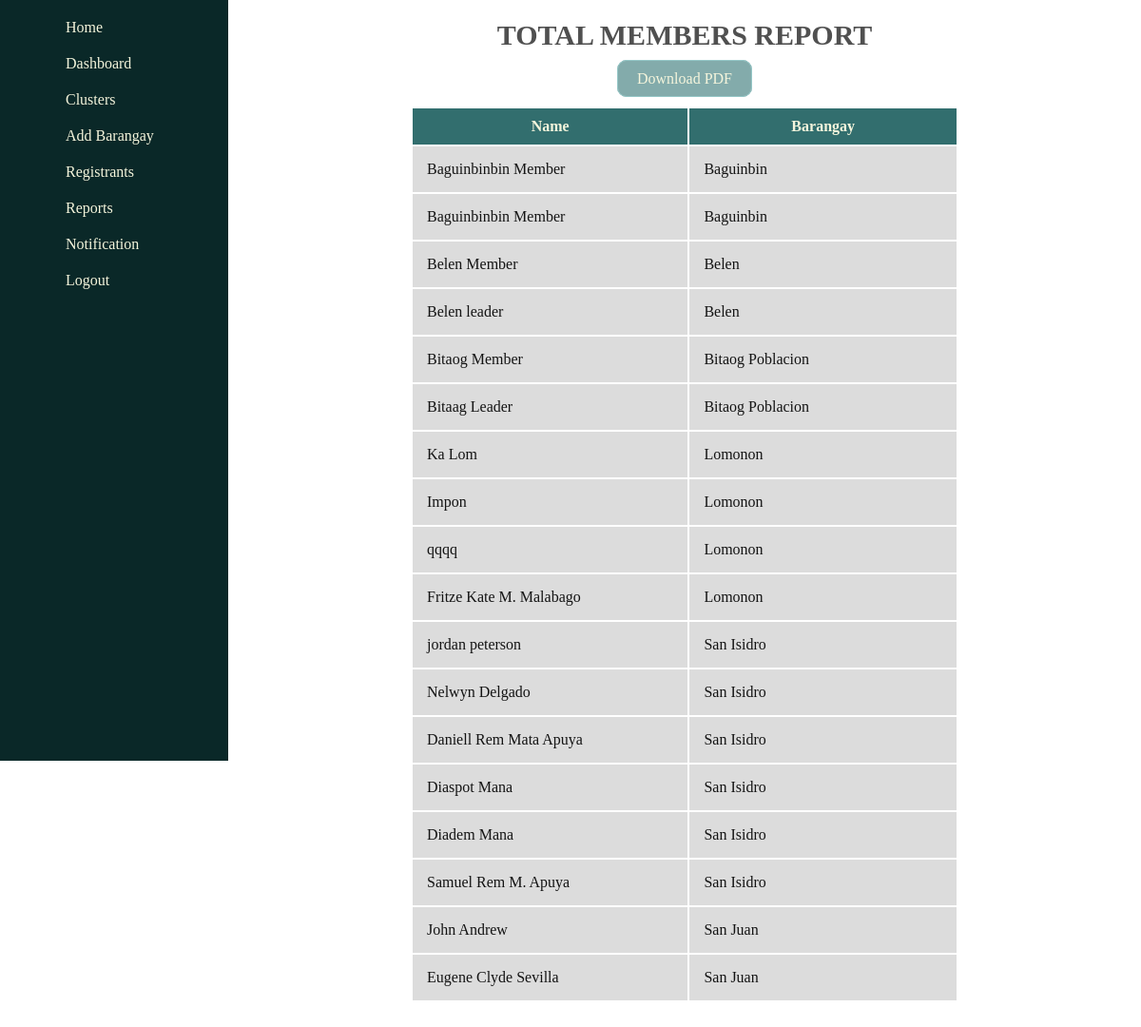
Page /report/members/all/ (signed in) on the committed database.
### management/models.py (models this page shows, shortened)
class Individual(models.Model):
    user = models.ForeignKey(User, related_name='user_individual', on_delete=models.CASCADE)
    name = models.CharField(max_length=255)
    gender = models.ForeignKey(Gender, related_name='individual_gender', on_delete=models.PROTECT)
    age = models.IntegerField()
    brgy = models.ForeignKey(Barangay, related_name='individual_brgy', on_delete=models.PROTECT)
    sitio = models.ForeignKey(Sitio, related_name='individual_sitio', on_delete=models.PROTECT, null=True, blank=True)
    date_registered = models.DateTimeField(auto_now_add=True)
    group = models.CharField(max_length=255)
    image = models.ImageField(null=True, blank=True, upload_to="images/")

class Barangay(models.Model):
    brgy_name = models.CharField(max_length=255)
    brgy_voter_population = models.IntegerField(blank=True, null=True)
    lat = models.FloatField(blank=True, null=True)
    long = models.FloatField(blank=True, null=True)
    def __str__(self):
        return self.brgy_name
    class Meta:
        ordering = ['brgy_name']

### management/views.py (the view)
# urls.py: path('report/members/all/', views.all_members_individuals_report, name='all-members-report'),
def all_members_individuals_report(request):
    individuals = Individual.objects.all().order_by('brgy')
    return render(request, 'all_member_report.html', {
        'individuals': individuals,
    })

### management/templates/all_member_report.html
{% extends 'base.html' %}
{% load static %}
{% block content %}
<section class="all-member-report-utmost-container-section">
    <div class="all-member-report-header-title-container-div">
        Total Members Report
    </div>
    <div class="all-member-report-download-pdf-container-div">
        <a class="all-member-report-download-pdf" href="{% url 'all-members-report-pdf' %}">Download PDF</a>
    </div>
    <div class="all-member-report-total-member-table-container">
        <table class="all-member-report-table">
            <tr class="all-member-report-table-row">
                <th class="all-member-report-table-head">Name</th>
                <th class="all-member-report-table-head">Barangay</th>
            </tr>
            {% for individual in individuals %}
                <tr class="all-member-report-table-row">
                    <td class="all-member-report-table-data">{{ individual.name }}</td>
                    <td class="all-member-report-table-data">{{ individual.brgy }}</td>
                </tr>
            {% endfor %}
        </table>
    </div>
</section>
{% endblock %}

### management/static/styles.css (style rules this page uses)
html { scroll-behavior:smooth; }
body { margin: 0px; }

### management/static/all-members-report.css (style rules this page uses)
.all-member-report-utmost-container-section { font-family: 'Montserrat'; }
.all-member-report-header-title-container-div { text-align: center; margin: 20px; text-transform: uppercase; font-size: 30px; font-weight: 800; color: rgb(80, 80, 80); }
.all-member-report-total-member-table-container { margin: auto; width: 60%; margin-bottom: 50px; }
.all-member-report-table-head { background-color: rgb(50, 110, 110); padding: 10px; width: 400px; color: beige; }
.all-member-report-table-data { background-color: rgb(220, 220, 220); color: rgb(20, 20, 20); padding: 15px; }
.all-member-report-download-pdf-container-div { text-align: center; margin: 20px; }
.all-member-report-download-pdf { background-color: rgba(100, 150, 150, 0.8); font-family: 'Montserrat'; color: beige; text-decoration: none; padding-top:10px; padding-bottom: 10px; padding-right: 20px; padding-left: 20px; border-radius: 10px; border: solid 1px rgb(150, 200, 200); }

### rows in the picture
Individual: name "Baguinbinbin Member", brgy "Baguinbin"
Individual: name "Baguinbinbin Member", brgy "Baguinbin"
Individual: name "Belen Member", brgy "Belen"
Individual: name "Belen leader", brgy "Belen"
Individual: name "Bitaog Member", brgy "Bitaog Poblacion"
Individual: name "Bitaag Leader", brgy "Bitaog Poblacion"
Individual: name "Ka Lom", brgy "Lomonon"
Individual: name "Impon", brgy "Lomonon"
Individual: name "qqqq", brgy "Lomonon"
Individual: name "Fritze Kate M. Malabago", brgy "Lomonon"
Individual: name "jordan peterson", brgy "San Isidro"
Individual: name "Nelwyn Delgado", brgy "San Isidro"
Individual: name "Daniell Rem Mata Apuya", brgy "San Isidro"
Individual: name "Diaspot Mana", brgy "San Isidro"
Individual: name "Diadem Mana", brgy "San Isidro"
Individual: name "Samuel Rem M. Apuya", brgy "San Isidro"
Individual: name "John Andrew", brgy "San Juan"
Individual: name "Eugene Clyde Sevilla", brgy "San Juan"
